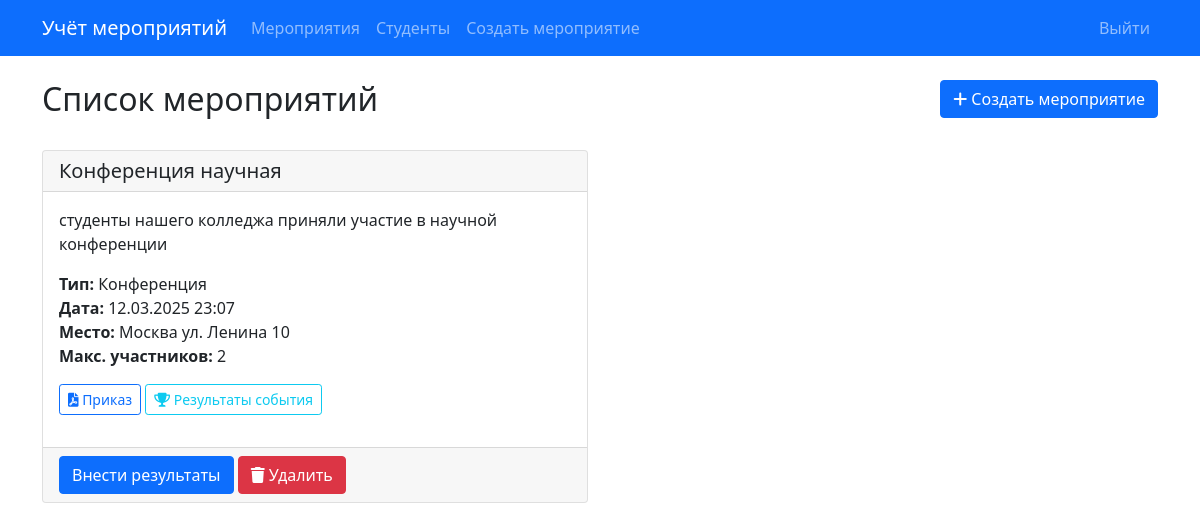
/events (signed in), run on an earlier commit of the app's database.
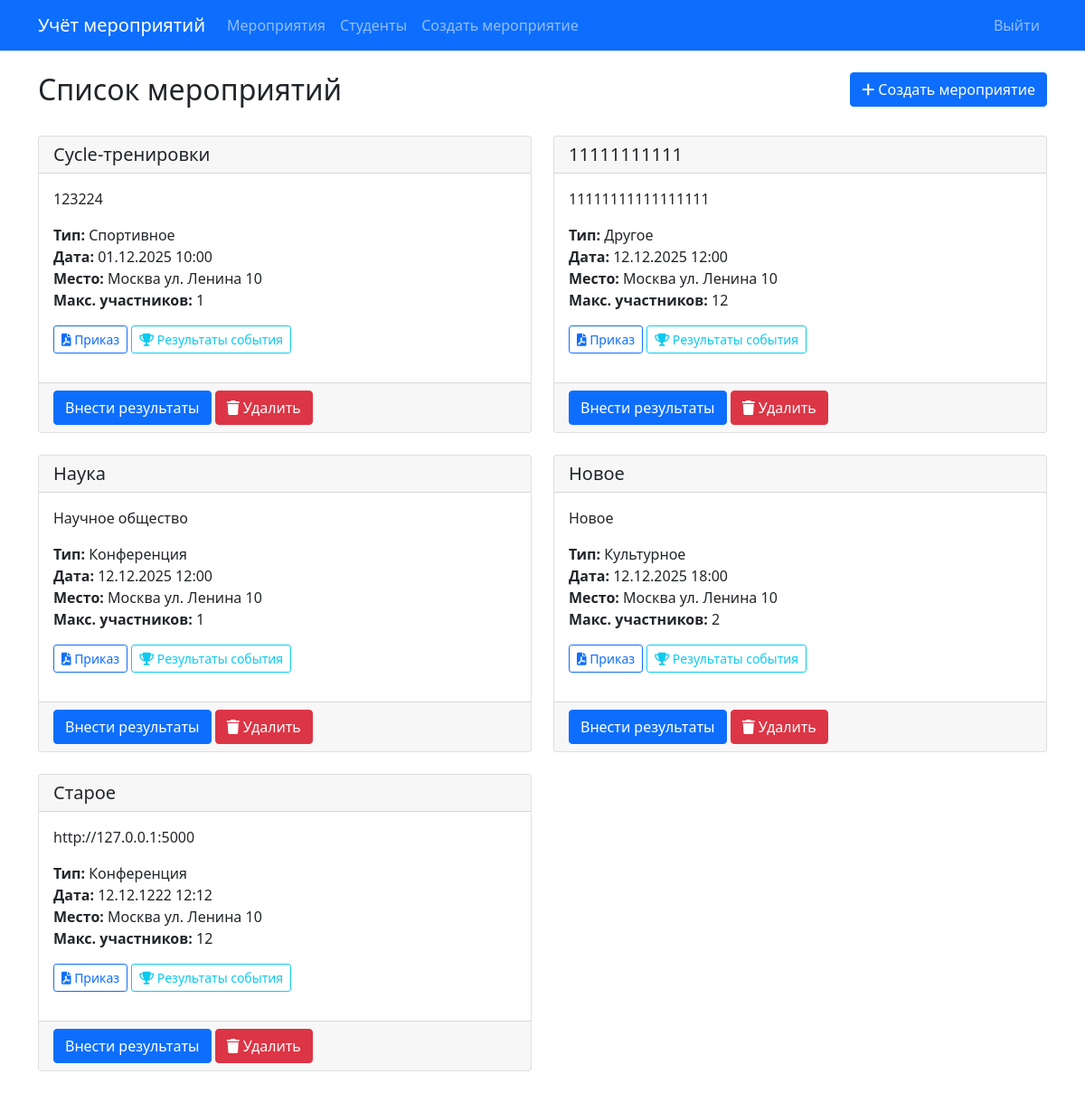
And on a later commit of the database.
### models.py (models this page shows)
class Event(db.Model):
    id = db.Column(db.Integer, primary_key=True)
    title = db.Column(db.String(200), nullable=False)
    description = db.Column(db.Text)
    event_type = db.Column(db.String(50), nullable=False)  # конференция, спортивное, культурное, волонтерское, другое
    date = db.Column(db.DateTime, nullable=False)
    location = db.Column(db.String(200))
    max_participants = db.Column(db.Integer)
    created_by = db.Column(db.Integer, db.ForeignKey('user.id'), nullable=False)
    order_document = db.Column(db.String(200))  # путь к PDF файлу приказа
    created_at = db.Column(db.DateTime, default=datetime.utcnow)
    status = db.Column(db.String(20), default='активно')  # активно, завершено, отменено
    participants = db.relationship('EventParticipation', backref='event', lazy=True,
                                 cascade='all, delete-orphan')

### routes/events.py (the view)
@events_bp.route('/events')
@login_required
def events_list():
    events = Event.query.all()
    students = Student.query.all()
    for event in events:
        db.session.refresh(event)
    return render_template('events/list.html', events=events, students=students)

### app.py (called while the page is built)
@login_manager.user_loader
def load_user(user_id):
    return User.query.get(int(user_id))

### templates/events/list.html (shortened to what this page needs)
{% extends "base.html" %}
{% block content %}
{% set event_types = {
    'sports': 'Спортивное',
    'conference': 'Конференция',
    'cultural': 'Культурное',
    'volunteer': 'Волонтёрское',
    'other': 'Другое',
    'спортивное': 'Спортивное',
    'конференция': 'Конференция',
    'культурное': 'Культурное',
    'волонтерское': 'Волонтёрское',
    'другое': 'Другое'
} %}
<div class="row mb-4">
    <div class="col">
        <h2>Список мероприятий</h2>
    </div>
    {% if current_user.is_authenticated and current_user.role in ['admin', 'manager', 'teacher'] %}
    <div class="col-auto">
        <a href="{{ url_for('events.create_event') }}" class="btn btn-primary">
            <i class="fas fa-plus"></i> Создать мероприятие
        </a>
    </div>
    {% endif %}
</div>
<div class="row">
    {% for event in events %}
    <div class="col-md-6 mb-4">
        <div class="card h-100">
            <div class="card-header">
                <h5 class="card-title mb-0">{{ event.title }}</h5>
            </div>
            <div class="card-body">
                <p class="card-text">{{ event.description }}</p>
                <ul class="list-unstyled">
                    <li><strong>Тип:</strong> {{ event_types[event.event_type] if event.event_type in event_types else event.event_type }}</li>
                    <li><strong>Дата:</strong> {{ event.date.strftime('%d.%m.%Y %H:%M') }}</li>
                    <li><strong>Место:</strong> {{ event.location }}</li>
                    {% if event.max_participants %}
                    <li><strong>Макс. участников:</strong> {{ event.max_participants }}</li>
                    {% endif %}
                </ul>
                <div class="mb-3">
                    {% if event.order_document %}
                    <a href="{{ url_for('events.uploaded_file', filename=event.order_document) }}" class="btn btn-sm btn-outline-primary" target="_blank">
                        <i class="fas fa-file-pdf"></i> Приказ
                    </a>
                    {% endif %}
                    <a href="{{ url_for('events.view_results', event_id=event.id) }}" class="btn btn-sm btn-outline-info">
                        <i class="fas fa-trophy"></i> Результаты события
                    </a>
                </div>
            </div>
            <div class="card-footer">
                {% if current_user.is_authenticated %}
                    {% if current_user.role in ['admin', 'manager', 'teacher'] %}
                    <button type="button" class="btn btn-primary" data-bs-toggle="modal" data-bs-target="#resultModal{{ event.id }}">
                        Внести результаты
                    </button>
                    <form action="{{ url_for('events.delete_event', event_id=event.id) }}" method="POST" class="d-inline"
                          onsubmit="return confirm('Вы уверены, что хотите удалить это мероприятие? Это действие нельзя отменить.');">
                        <button type="submit" class="btn btn-danger">
                            <i class="fas fa-trash"></i> Удалить
                        </button>
                    </form>
                    {% endif %}
                {% endif %}
            </div>
        </div>
    </div>
    {% endfor %}
</div>
{% endblock %}

### templates/base.html (shortened to what this page needs)
<!DOCTYPE html>
<html lang="ru">
<head>
    <link href="https://cdn.jsdelivr.net/npm/bootstrap@5.1.3/dist/css/bootstrap.min.css" rel="stylesheet">
    <link href="https://cdnjs.cloudflare.com/ajax/libs/font-awesome/6.0.0/css/all.min.css" rel="stylesheet">
</head>
<body>
    <nav class="navbar navbar-expand-lg navbar-dark bg-primary">
        <div class="container">
            <a class="navbar-brand" href="{{ url_for('index') }}">Учёт мероприятий</a>
            <div class="collapse navbar-collapse" id="navbarNav">
                <ul class="navbar-nav me-auto">
                    <li class="nav-item">
                        <a class="nav-link" href="{{ url_for('events.events_list') }}">Мероприятия</a>
                    </li>
                    {% if current_user.is_authenticated and current_user.role in ['admin', 'manager', 'teacher'] %}
                    <li class="nav-item">
                        <a class="nav-link" href="{{ url_for('students.list_students') }}">Студенты</a>
                    </li>
                    <li class="nav-item">
                        <a class="nav-link" href="{{ url_for('events.create_event') }}">Создать мероприятие</a>
                    </li>
                    {% endif %}
                </ul>
                <ul class="navbar-nav">
                    {% if current_user.is_authenticated %}
                    <li class="nav-item">
                        <a class="nav-link" href="{{ url_for('auth.logout') }}">Выйти</a>
                    </li>
                    {% endif %}
                </ul>
            </div>
        </div>
    </nav>
    <div class="container mt-4">
        {% block content %}{% endblock %}
    </div>
</body>
</html>

What changed in the data, as far as the page shows it:
removed Event: title "Конференция научная", description "студенты нашего колледжа приняли участие в научной конференции", event_type "Конференция", date "12.03.2025 23:07", location "Москва ул. Ленина 10", max_participants "2"
added Event: title "Cycle-тренировки", description "123224", event_type "Спортивное", date "01.12.2025 10:00", location "Москва ул. Ленина 10", max_participants "1"
added Event: title "11111111111", description "11111111111111111", event_type "Другое", date "12.12.2025 12:00", location "Москва ул. Ленина 10", max_participants "12"
added Event: title "Наука", description "Научное общество", event_type "Конференция", date "12.12.2025 12:00", location "Москва ул. Ленина 10", max_participants "1"
added Event: title "Новое", description "Новое", event_type "Культурное", date "12.12.2025 18:00", location "Москва ул. Ленина 10", max_participants "2"
added Event: title "Старое", description "http://127.0.0.1:5000", event_type "Конференция", date "12.12.1222 12:12", location "Москва ул. Ленина 10", max_participants "12"
